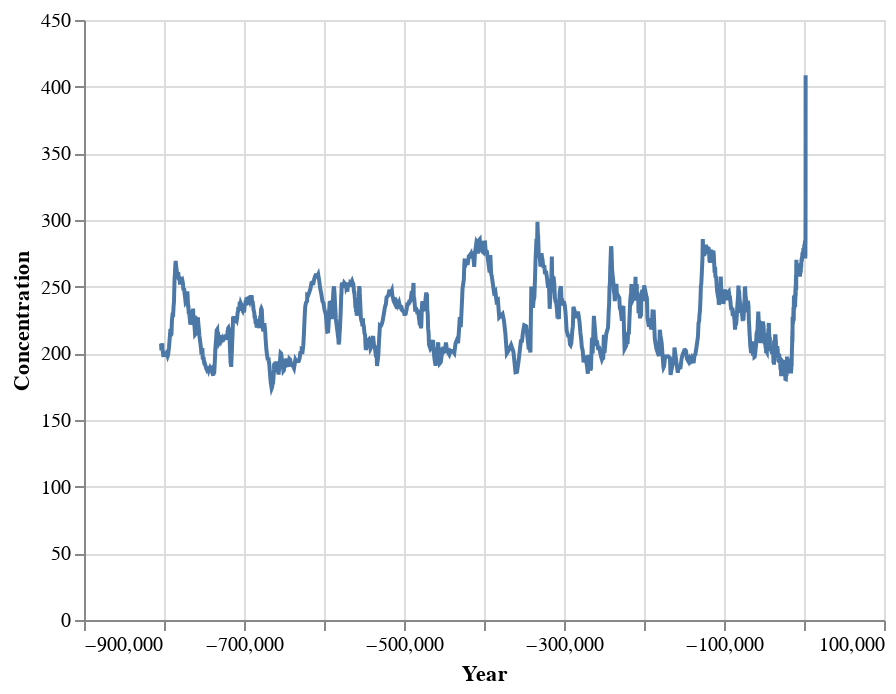

Notebook code cell kept with this figure:
### Code cell
import altair as alt
import pandas as pd

df = pd.read_csv("../data/co2-concentration-long-term.csv")

chart = alt.Chart(df).mark_line().encode(
    x="Year",
    y="Concentration"
)

chart

### Figure 1 — Vega-Lite specification as saved in the notebook (floating-point values rounded to 4 significant figures; data arrays with more than 128 entries replaced by an {"elided": "..."} marker saying what was removed)
{"config": {"view": {"continuousWidth": 400, "continuousHeight": 300}}, "data": {"name": "data-cd72984ce3be16d72704eae30c26b38e"}, "mark": "line", "encoding": {"x": {"field": "Year", "type": "quantitative"}, "y": {"field": "Concentration", "type": "quantitative"}}, "$schema": "https://vega.github.io/schema/vega-lite/v4.17.0.json", "datasets": {"data-cd72984ce3be16d72704eae30c26b38e": {"elided": "1871 records"}}}
